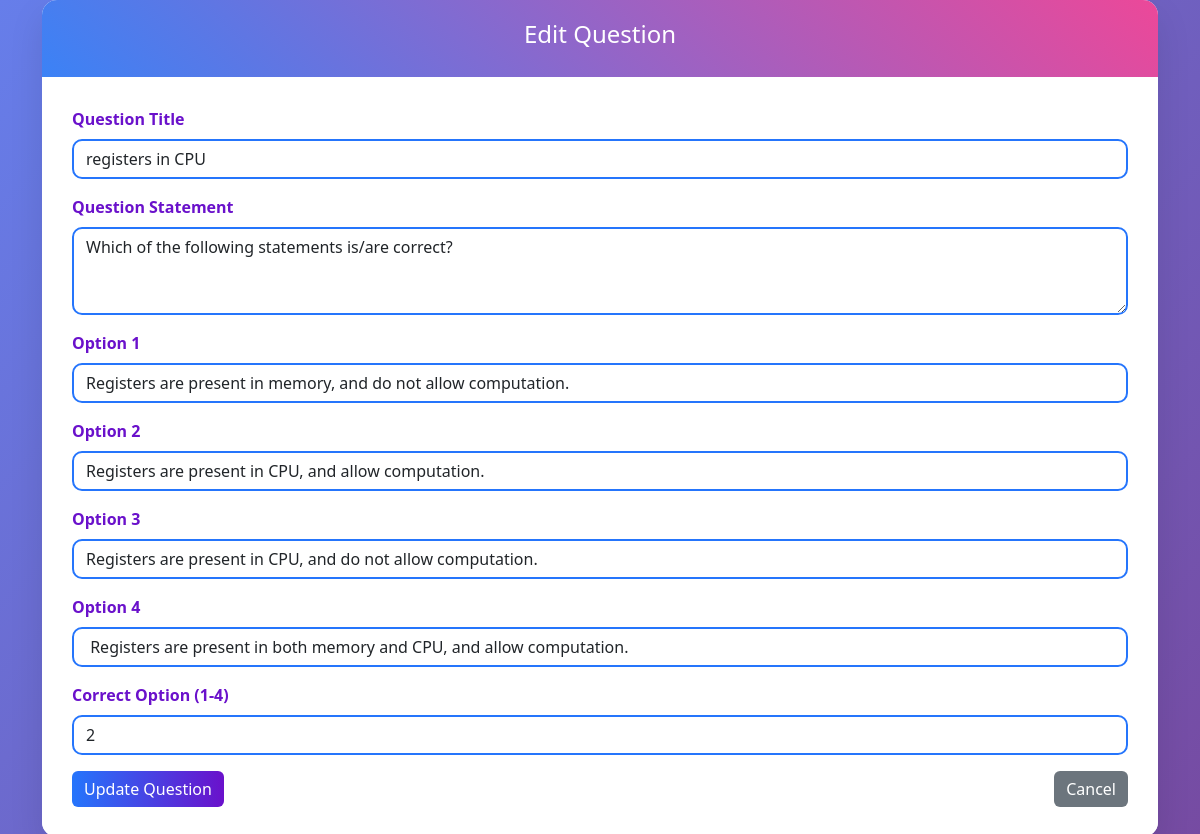
/quiz_management/edit_question/3, run on an earlier commit of the app's database.
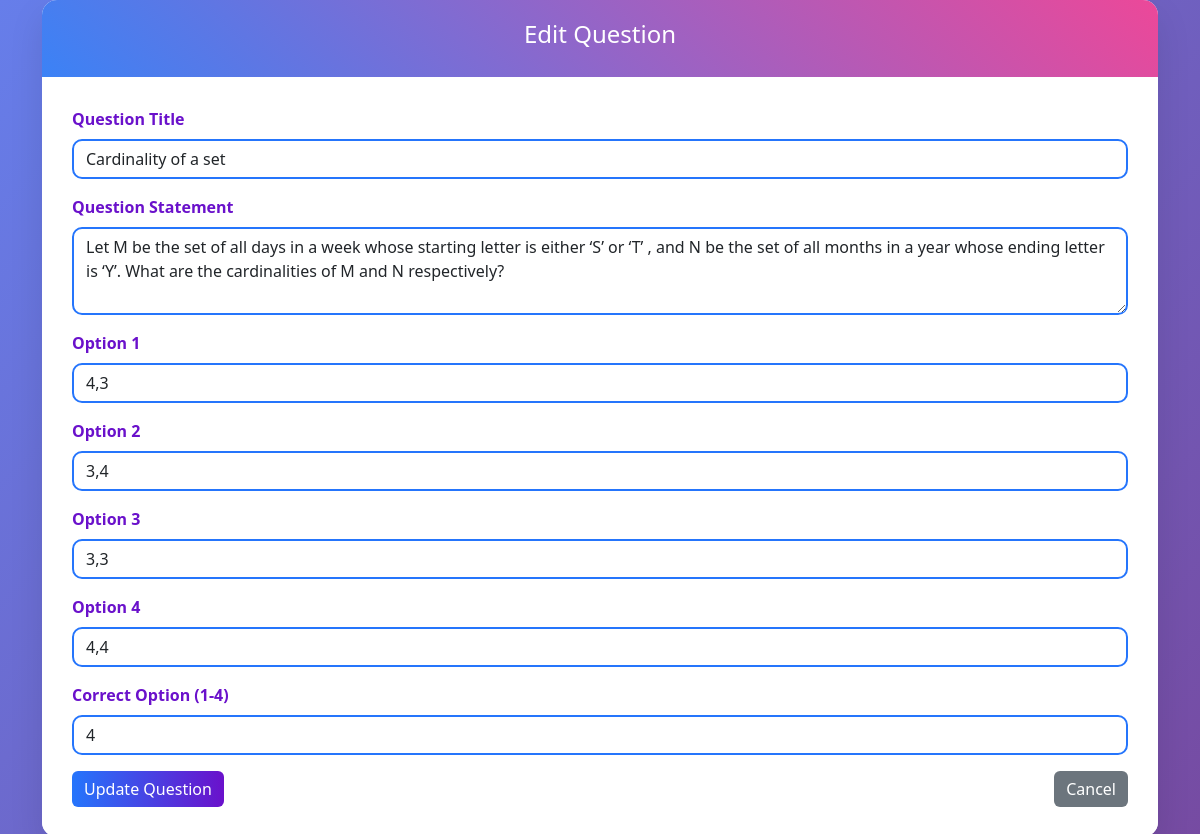
And on a later commit of the database.
### models/models.py (models this page shows)
class Question(db.Model):
    __tablename__ = "question"
    id = db.Column(db.Integer , primary_key = True)
    chapter_id = db.Column(db.Integer , db.ForeignKey('chapter.id') , nullable = False)
    quiz_id = db.Column(db.Integer , db.ForeignKey('quiz.id') , nullable = False)
    question_number = db.Column(db.Integer, nullable=False)
    question_statement = db.Column(db.String(500) , nullable = False)
    option1 = db.Column(db.String(500), nullable=False)
    option2 = db.Column(db.String(500), nullable=False)
    option3 = db.Column(db.String(500), nullable=False)
    option4 = db.Column(db.String(500), nullable=False)
    correct_option = db.Column(db.Integer, nullable=False)
    q_title = db.Column(db.String(100), nullable=False)
    __table_args__ = (db.UniqueConstraint('quiz_id', 'question_number', name='unique_question_per_quiz'),)

### controllers/controllers.py (the view, shortened to what this page needs)
@app.route('/quiz_management/edit_question/<int:question_id>', methods=['GET', 'POST'])
def edit_question(question_id):
    question = Question.query.get_or_404(question_id)
    return render_template('edit_question.html', question=question)

### templates/edit_question.html (shortened to what this page needs)
<!DOCTYPE html>
<html lang="en">
<head>
    <link href="https://cdn.jsdelivr.net/npm/bootstrap@5.3.0/dist/css/bootstrap.min.css" rel="stylesheet">
    <link rel="stylesheet" href="{{ url_for('static', filename='add_subject.css') }}">
</head>
<body>
<div class="container">
    <div class="card">
        <div class="card-header">
            <h4>Edit Question</h4>
        </div>
        <div class="card-body">
            <form action="{{ url_for('edit_question', question_id=question.id) }}" method="POST">
                <div class="mb-3">
                    <label class="form-label">Question Title</label>
                    <input type="text" class="form-control" name="q_title"
                           value="{{ question.q_title }}" required>
                </div>
                <div class="mb-3">
                    <label class="form-label">Question Statement</label>
                    <textarea class="form-control" name="question_statement"
                              rows="3" required>{{ question.question_statement }}</textarea>
                </div>
                <div class="mb-3">
                    <label class="form-label">Option 1</label>
                    <input type="text" class="form-control" name="option1"
                           value="{{ question.option1 }}" required>
                </div>
                <div class="mb-3">
                    <label class="form-label">Option 2</label>
                    <input type="text" class="form-control" name="option2"
                           value="{{ question.option2 }}" required>
                </div>
                <div class="mb-3">
                    <label class="form-label">Option 3</label>
                    <input type="text" class="form-control" name="option3"
                           value="{{ question.option3 }}" required>
                </div>
                <div class="mb-3">
                    <label class="form-label">Option 4</label>
                    <input type="text" class="form-control" name="option4"
                           value="{{ question.option4 }}" required>
                </div>
                <div class="mb-3">
                    <label class="form-label">Correct Option (1-4)</label>
                    <input type="number" class="form-control" name="correct_option"
                           value="{{ question.correct_option }}" min="1" max="4" required>
                </div>
                <div class="d-flex justify-content-between">
                    <button type="submit" class="btn btn-success">Update Question</button>
                    <a href="{{ url_for('quiz_management') }}" class="btn btn-secondary">Cancel</a>
                </div>
            </form>
        </div>
    </div>
</div>
</body>
</html>

What changed in the data, as far as the page shows it:
changed Question: q_title "registers in CPU" → "Cardinality of a set"; question_statement "Which of the following statements is/are correct?" → "Let M be the set of all days in a week whose starting letter is either ‘S’ or ‘T’ , and N be the set of all months in a year whose ending letter is ‘Y’. What are the cardinalities of M and N respectively?"; option1 "Registers are present in memory, and do not allow computation." → "4,3"; option2 "Registers are present in CPU, and allow computation." → "3,4"; option3 "Registers are present in CPU, and do not allow computation." → "3,3"; option4 "Registers are present in both memory and CPU, and allow computation." → "4,4"; correct_option "2" → "4"
